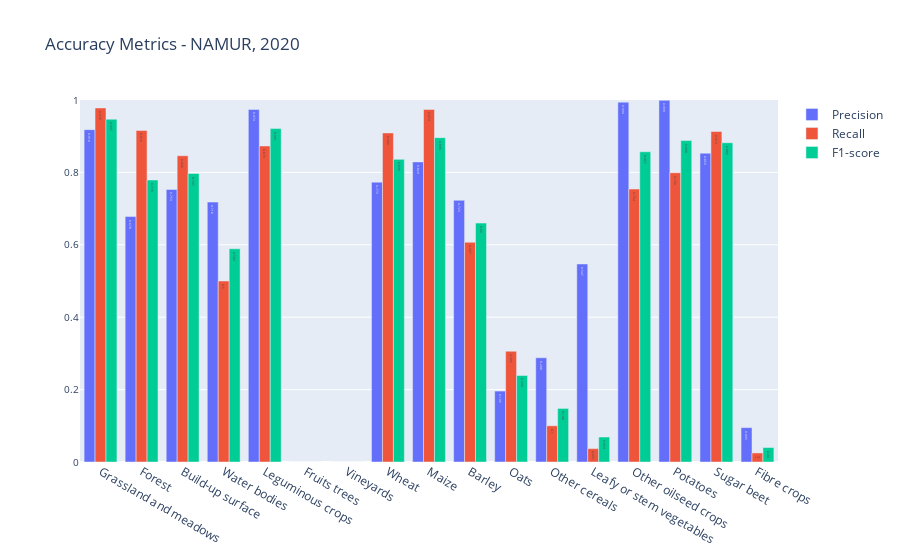

Notebook source saved alongside this figure:
### Markdown cell above
### 3.3 Plot Accuracy Metrics

### Code cell
acc_metrics_dict = classification_report(y_true, y_pred,target_names=classes_name, output_dict=True)

am_df = pd.DataFrame.from_dict(acc_metrics_dict).round(3)

am_df = am_df.iloc[:,:-3]

#am_df = pd.concat([am_df, nb_df])

#am_df = am_df.sort_values(by='pix_count', ascending=False, axis=1)

class_name = am_df.columns.to_list()
precision = am_df.loc['precision'].to_list()
recall    = am_df.loc['recall'].to_list()
f1_score  = am_df.loc['f1-score'].to_list()

fig = go.Figure(data=[
    go.Bar(name='Precision', x=class_name, y=precision, text=precision, textposition='auto'),
    go.Bar(name='Recall', x=class_name, y=recall, text=recall, textposition='auto'),
    go.Bar(name='F1-score', x=class_name, y=f1_score, text=f1_score, textposition='auto')
])
# Change the bar mode
fig.update_layout(title_text=f'Accuracy Metrics - {site}, {year}',
                  barmode='group')

#fig.update_xaxes(tickfont_size=30)
fig.update_yaxes(tickfont_size=10, range=[0,1])
#fig.update_layout(xaxis_title=None, font_size=10)
#fig.update_layout(legend=dict(font=dict(size=25)))

fig.show()
fig.write_html(am_html, full_html=False)

### Figure 1 — Plotly figure (JSON) as saved in the notebook; plotly's stock layout.template omitted (floating-point values rounded to 4 significant figures)
{"data": [{"name": "Precision", "text": ["0.918", "0.678", "0.753", "0.718", "0.974", "0.0", "0.0", "0.773", "0.829", "0.723", "0.196", "0.288", "0.547", "0.994", "0.999", "0.853", "0.095"], "textposition": "auto", "type": "bar", "x": ["Grassland and meadows", "Forest", "Build-up surface", "Water bodies", "Leguminous crops", "Fruits trees", "Vineyards", "Wheat", "Maize", "Barley", "Oats", "Other cereals", "Leafy or stem vegetables", "Other oilseed crops", "Potatoes", "Sugar beet", "Fibre crops"], "y": [0.918, 0.678, 0.753, 0.718, 0.974, 0, 0, 0.773, 0.829, 0.723, 0.196, 0.288, 0.547, 0.994, 0.999, 0.853, 0.095]}, {"name": "Recall", "text": ["0.978", "0.916", "0.846", "0.5", "0.873", "0.0", "0.0", "0.909", "0.974", "0.607", "0.306", "0.1", "0.037", "0.754", "0.799", "0.913", "0.025"], "textposition": "auto", "type": "bar", "x": ["Grassland and meadows", "Forest", "Build-up surface", "Water bodies", "Leguminous crops", "Fruits trees", "Vineyards", "Wheat", "Maize", "Barley", "Oats", "Other cereals", "Leafy or stem vegetables", "Other oilseed crops", "Potatoes", "Sugar beet", "Fibre crops"], "y": [0.978, 0.916, 0.846, 0.5, 0.873, 0, 0, 0.909, 0.974, 0.607, 0.306, 0.1, 0.037, 0.754, 0.799, 0.913, 0.025]}, {"name": "F1-score", "text": ["0.947", "0.779", "0.797", "0.589", "0.921", "0.0", "0.0", "0.836", "0.896", "0.66", "0.239", "0.148", "0.069", "0.857", "0.888", "0.882", "0.04"], "textposition": "auto", "type": "bar", "x": ["Grassland and meadows", "Forest", "Build-up surface", "Water bodies", "Leguminous crops", "Fruits trees", "Vineyards", "Wheat", "Maize", "Barley", "Oats", "Other cereals", "Leafy or stem vegetables", "Other oilseed crops", "Potatoes", "Sugar beet", "Fibre crops"], "y": [0.947, 0.779, 0.797, 0.589, 0.921, 0, 0, 0.836, 0.896, 0.66, 0.239, 0.148, 0.069, 0.857, 0.888, 0.882, 0.04]}], "layout": {"barmode": "group", "title": {"text": "Accuracy Metrics - NAMUR, 2020"}, "yaxis": {"range": [0, 1], "tickfont": {"size": 10}}}}
